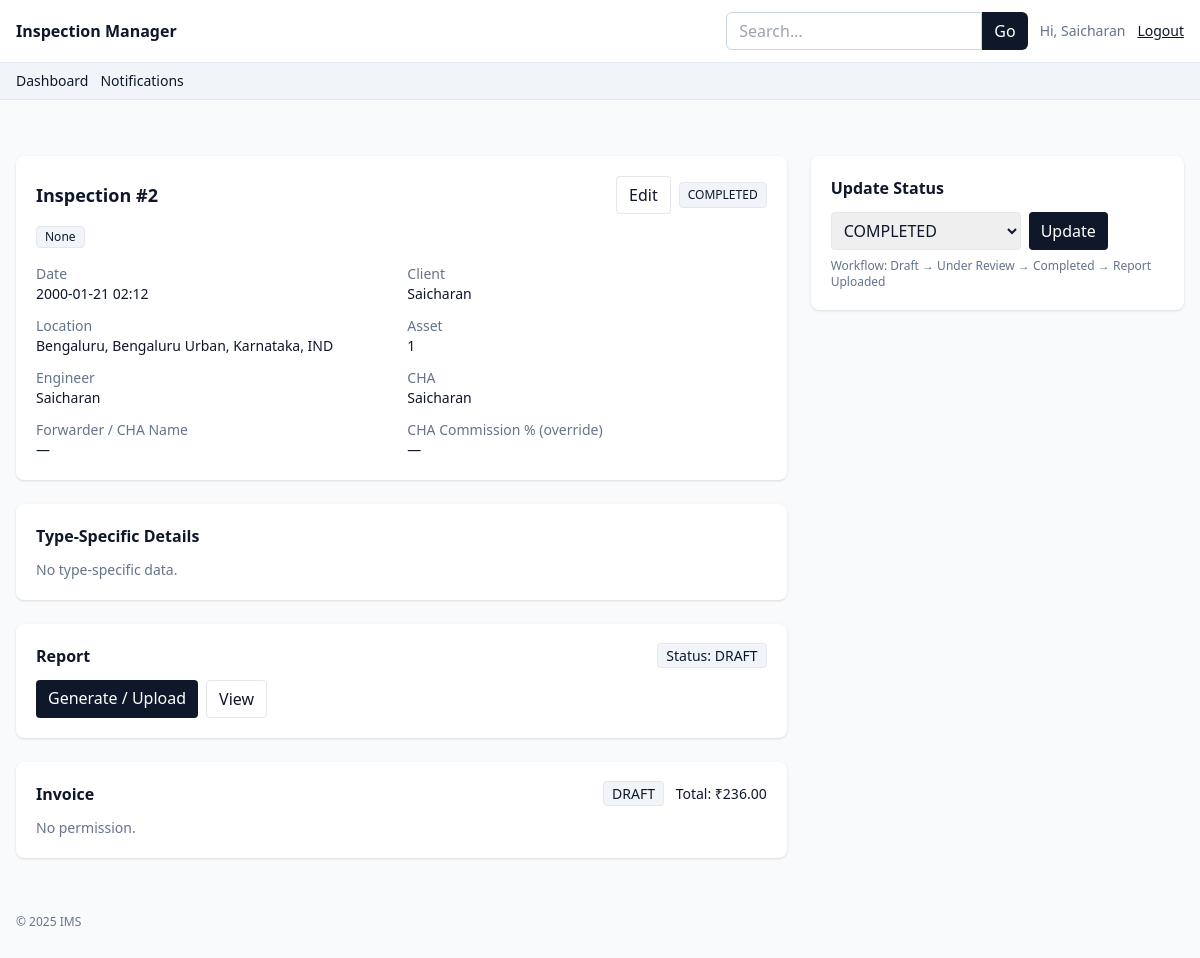
The app's page /inspections/2 (signed in) with its own data.
### app.py (models this page shows)
class Inspection(db.Model):
    __tablename__ = "inspection"
    id = db.Column(db.Integer, primary_key=True)
    public_id = db.Column(db.String(40), unique=True, index=True)
    seq_num = db.Column(db.Integer)  # sequence within type-year
    date = db.Column(db.DateTime, nullable=False, default=datetime.utcnow)
    inspection_type = db.Column(db.String(20), default=InspectionType.PSIC, nullable=False)
    client_id = db.Column(db.Integer, db.ForeignKey("client.id"))
    client = db.relationship("Client")
    location = db.Column(db.String(200))
    asset = db.Column(db.String(200))
    cha_id = db.Column(db.Integer, db.ForeignKey("cha.id"))
    cha = db.relationship("CHA")
    forwarder_name = db.Column(db.String(160))
    cha_commission_pct = db.Column(db.Float)  # optional override of CHA.commission_rate
    status = db.Column(db.String(40), default=InspectionStatus.DRAFT)
    engineer_id = db.Column(db.Integer, db.ForeignKey("user.id"))
    engineer = db.relationship("User")
    created_at = db.Column(db.DateTime, default=datetime.utcnow)
    scrap_type = db.Column(db.String(40))  # Metal / Plastic / Paper / Other
    container_count = db.Column(db.Integer)
    container_weight = db.Column(db.Float)  # tons
    container_notes = db.Column(db.Text)
    machinery_type = db.Column(db.String(160))
    year_of_manufacture = db.Column(db.Integer)
    original_cif_value = db.Column(db.Float)
    depreciation_pct = db.Column(db.Float)  # auto
    residual_value = db.Column(db.Float)    # auto
    balance_useful_life = db.Column(db.String(40))  # manual text like "3 years"
    goods_details = db.Column(db.Text)
    condition_notes = db.Column(db.Text)
    fair_market_value = db.Column(db.Float)

class Client(db.Model):
    __tablename__ = "client"
    id = db.Column(db.Integer, primary_key=True)
    name = db.Column(db.String(160), nullable=False)
    gst_number = db.Column(db.String(40))
    billing_address = db.Column(db.Text)

class User(db.Model):
    __tablename__ = "user"
    id = db.Column(db.Integer, primary_key=True)
    name = db.Column(db.String(120), nullable=False)
    email = db.Column(db.String(120), unique=True, nullable=False)
    password_hash = db.Column(db.String(255), nullable=False)
    role = db.Column(db.String(20), default=Role.ENGINEER, nullable=False)
    phone = db.Column(db.String(40))
    signature_key = db.Column(db.String(255))

class CHA(db.Model):
    __tablename__ = "cha"
    id = db.Column(db.Integer, primary_key=True)
    name = db.Column(db.String(160), nullable=False)
    contact = db.Column(db.String(160))
    commission_rate = db.Column(db.Float, default=0.0)  # %

class Report(db.Model):
    __tablename__ = "report"
    id = db.Column(db.Integer, primary_key=True)
    inspection_id = db.Column(db.Integer, db.ForeignKey("inspection.id"), unique=True)
    inspection = db.relationship("Inspection", backref=db.backref("report", uselist=False))
    status = db.Column(db.String(20), default=ReportStatus.DRAFT)
    body = db.Column(db.Text)
    updated_at = db.Column(db.DateTime, default=datetime.utcnow)

class Invoice(db.Model):
    __tablename__ = "invoice"
    id = db.Column(db.Integer, primary_key=True)
    inspection_id = db.Column(db.Integer, db.ForeignKey("inspection.id"), unique=True)
    inspection = db.relationship("Inspection", backref=db.backref("invoice", uselist=False))
    fee = db.Column(db.Float, default=0.0)
    tax_pct = db.Column(db.Float, default=18.0)
    total = db.Column(db.Float, default=0.0)
    status = db.Column(db.String(20), default=InvoiceStatus.DRAFT)
    notes = db.Column(db.Text)

### app.py (the view)
@app.route("/inspections/<int:inspection_id>")
@role_required(Role.ADMIN, Role.ENGINEER, Role.ACCOUNTANT)
def inspection_detail(inspection_id):
    i = Inspection.query.get_or_404(inspection_id)
    rep = Report.query.filter_by(inspection_id=inspection_id).first()
    inv = Invoice.query.filter_by(inspection_id=inspection_id).first()
    latest_file = ReportFile.query.filter_by(inspection_id=inspection_id).order_by(ReportFile.uploaded_at.desc()).first()
    return render_template("inspection_detail.html", i=i, rep=rep, inv=inv, latest_file=latest_file)

### app.py (called while the page is built)
def role_required(*roles):
    def deco(fn):
        from functools import wraps
        @wraps(fn)
        def wrap(*a, **kw):
            if not session.get("user_id"):
                flash("Please login.", "warning")
                return redirect(url_for("login"))
            if roles and session.get("role") not in roles:
                flash("Unauthorized.", "danger")
                return redirect(url_for("dashboard"))
            return fn(*a, **kw)
        return wrap
    return deco

@app.context_processor
def inject_globals():
    return dict(
        Role=Role, InspectionStatus=InspectionStatus, InvoiceStatus=InvoiceStatus,
        ReportStatus=ReportStatus, CommissionStatus=CommissionStatus, now=datetime.utcnow,
        User=User, InspectionType=InspectionType
    )

### templates/inspection_detail.html (shortened to what this page needs)
{% extends "base.html" %}
{% block content %}
<div class="grid lg:grid-cols-3 gap-6">
    <div class="lg:col-span-2 space-y-6">
        <div class="bg-white rounded-lg shadow p-5">
            <div class="flex items-center justify-between">
                <h1 class="text-lg font-semibold">
                    Inspection {{ i.public_id or ('#' ~ i.id) }}
                </h1>
                <div class="flex items-center gap-2">
                    {% if session.get('role') == Role.ADMIN or (session.get('role') == Role.ENGINEER and i.engineer_id
                    == session.get('user_id')) %}
                    <a class="px-3 py-1.5 rounded border"
                        href="{{ url_for('inspection_edit', inspection_id=i.id) }}">Edit</a>
                    {% endif %}
                    <span class="text-xs px-2 py-1 rounded bg-slate-100 border">{{ i.status }}</span>
                </div>
            </div>
            <div class="mt-3 flex flex-wrap gap-2 text-xs">
                <span class="px-2 py-0.5 rounded bg-slate-100 border">
                    {{ InspectionType.CODE_TO_LABEL.get(i.inspection_type, i.inspection_type) }}
                </span>
            </div>
            <div class="mt-4 grid md:grid-cols-2 gap-3 text-sm">
                <div>
                    <div class="text-slate-500">Date</div>
                    <div>{{ i.date.strftime('%Y-%m-%d %H:%M') }}</div>
                </div>
                <div>
                    <div class="text-slate-500">Client</div>
                    <div>{{ i.client.name if i.client else '—' }}</div>
                </div>
                <div>
                    <div class="text-slate-500">Location</div>
                    <div>{{ i.location or '—' }}</div>
                </div>
                <div>
                    <div class="text-slate-500">Asset</div>
                    <div>{{ i.asset or '—' }}</div>
                </div>
                <div>
                    <div class="text-slate-500">Engineer</div>
                    <div>{{ i.engineer.name if i.engineer else '—' }}</div>
                </div>
                <div>
                    <div class="text-slate-500">CHA</div>
                    <div>{{ i.cha.name if i.cha else '—' }}</div>
                </div>
                <div>
                    <div class="text-slate-500">Forwarder / CHA Name</div>
                    <div>{{ i.forwarder_name or '—' }}</div>
                </div>
                <div>
                    <div class="text-slate-500">CHA Commission % (override)</div>
                    <div>{{ i.cha_commission_pct if i.cha_commission_pct is not none else '—' }}</div>
                </div>
            </div>
        </div>
        <div class="bg-white rounded-lg shadow p-5">
            <h2 class="font-semibold mb-3">Type-Specific Details</h2>
            {% if i.inspection_type == 'PSIC' %}
            <div class="grid md:grid-cols-2 gap-3 text-sm">
                <div>
                    <div class="text-slate-500">Scrap Type</div>
                    <div>{{ i.scrap_type or '—' }}</div>
                </div>
                <div>
                    <div class="text-slate-500"># Containers</div>
                    <div>{{ i.container_count if i.container_count is not none else '—' }}</div>
                </div>
                <div>
                    <div class="text-slate-500">Total Weight (tons)</div>
                    <div>{{ i.container_weight if i.container_weight is not none else '—' }}</div>
                </div>
                <div class="md:col-span-2">
                    <div class="text-slate-500">Notes</div>
                    <div class="whitespace-pre-wrap">{{ i.container_notes or '—' }}</div>
                </div>
            </div>
            {% else %}
            <div class="text-sm text-slate-500">No type-specific data.</div>
            {% endif %}
        </div>
        <div class="bg-white rounded-lg shadow p-5">
            <div class="flex items-center justify-between">
                <h2 class="font-semibold">Report</h2>
                <div class="text-sm">
                    {% if rep %}<span class="px-2 py-0.5 rounded bg-slate-100 border">Status: {{ rep.status }}</span>{%
                    endif %}
                </div>
            </div>
            <div class="mt-3 flex gap-2">
                <a class="rounded px-3 py-1.5 bg-slate-900 text-white"
                    href="{{ url_for('report_edit', inspection_id=i.id) }}">Generate / Upload</a>
                {% if rep %}
                <a class="rounded px-3 py-1.5 border" href="{{ url_for('report_view', inspection_id=i.id) }}">View</a>
                {% endif %}
            </div>
        </div>
        <div class="bg-white rounded-lg shadow p-5">
            <div class="flex items-center justify-between">
                <h2 class="font-semibold">Invoice</h2>
                {% if inv %}
                <div class="text-sm">
                    <span class="px-2 py-0.5 rounded bg-slate-100 border">{{ inv.status }}</span>
                    <span class="ml-2">Total: ₹{{ '%.2f'|format(inv.total or 0) }}</span>
                </div>
                {% endif %}
            </div>
            <div class="mt-3">
                {% if session.get('role') in [Role.ADMIN, Role.ACCOUNTANT] %}
                <a class="rounded px-3 py-1.5 bg-slate-900 text-white"
                    href="{{ url_for('invoice_edit', inspection_id=i.id) }}">
                    {{ 'Edit' if inv else 'Create' }}
                </a>
                {% else %}
                <div class="text-sm text-slate-500">No permission.</div>
                {% endif %}
            </div>
        </div>
    </div>
    <div class="space-y-6">
        {% if session.get('role') in [Role.ADMIN, Role.ENGINEER] %}
        <div class="bg-white rounded-lg shadow p-5">
            <h2 class="font-semibold mb-3">Update Status</h2>
            <form method="post" action="{{ url_for('inspection_status', inspection_id=i.id) }}" class="flex gap-2">
                <select name="status" class="border rounded px-2 py-1.5">
                    {% for s in InspectionStatus.ALL %}
                    <option value="{{ s }}" {% if i.status==s %}selected{% endif %}>{{ s }}</option>
                    {% endfor %}
                </select>
                <button class="bg-slate-900 text-white rounded px-3">Update</button>
            </form>
            <div class="text-xs text-slate-500 mt-2">Workflow: Draft → Under Review → Completed → Report Uploaded</div>
        </div>
        {% endif %}
    </div>
</div>
{% endblock %}

### templates/base.html (shortened to what this page needs)
<!doctype html>
<html lang="en">
<head>
    <script src="https://cdn.tailwindcss.com"></script>
</head>
<body class="bg-slate-50 text-slate-900">
    <nav class="bg-white border-b border-slate-200">
        <div class="mx-auto max-w-7xl px-4 py-3 flex items-center justify-between">
            <a href="{{ url_for('dashboard') }}" class="font-semibold">Inspection Manager</a>
            <div class="flex items-center gap-3">
                {% if session.get('user_id') %}
                <form action="{{ url_for('global_search') }}" method="get" class="hidden md:flex">
                    <input name="q" value="{{ request.args.get('q','') }}" placeholder="Search…"
                        class="rounded-l-md border border-slate-300 px-3 py-1.5 focus:outline-none focus:ring w-64">
                    <button class="rounded-r-md bg-slate-900 text-white px-3">Go</button>
                </form>
                <span class="text-sm text-slate-500">Hi, {{ session.get('user_name') }}</span>
                <a class="text-sm underline" href="{{ url_for('logout') }}">Logout</a>
                {% else %}
                <a class="text-sm underline" href="{{ url_for('login') }}">Login</a>
                {% endif %}
            </div>
        </div>
    </nav>
    {% if session.get('user_id') %}
    <div class="bg-slate-100 border-b border-slate-200">
        <div class="mx-auto max-w-7xl px-4 py-2 flex flex-wrap gap-3 text-sm">
            <a class="hover:underline" href="{{ url_for('dashboard') }}">Dashboard</a>
            <a class="hover:underline" href="{{ url_for('notifications') }}">Notifications</a>
        </div>
    </div>
    {% endif %}
    <div class="mx-auto max-w-7xl px-4 py-4 space-y-2">
    </div>
    <main class="mx-auto max-w-7xl px-4 py-6">{% block content %}{% endblock %}</main>
    <footer class="mx-auto max-w-7xl px-4 py-8 text-xs text-slate-500">
        &copy; {{ now().year }} IMS
    </footer>
</body>
</html>

### records on screen
Inspection: id "#2", status "COMPLETED", CODE_TO_LABEL.get "None", date "2000-01-21 02:12", location "Bengaluru, Bengaluru Urban, Karnataka, IND", asset "1", forwarder_name "—", cha_commission_pct "—"
Client: client "Saicharan"
User: engineer "Saicharan"
CHA: cha "Saicharan"
Report: status "DRAFT"
Invoice: status "DRAFT", total "236.00"

### other values on screen
{{ session.get('user_name') }} "Saicharan"
